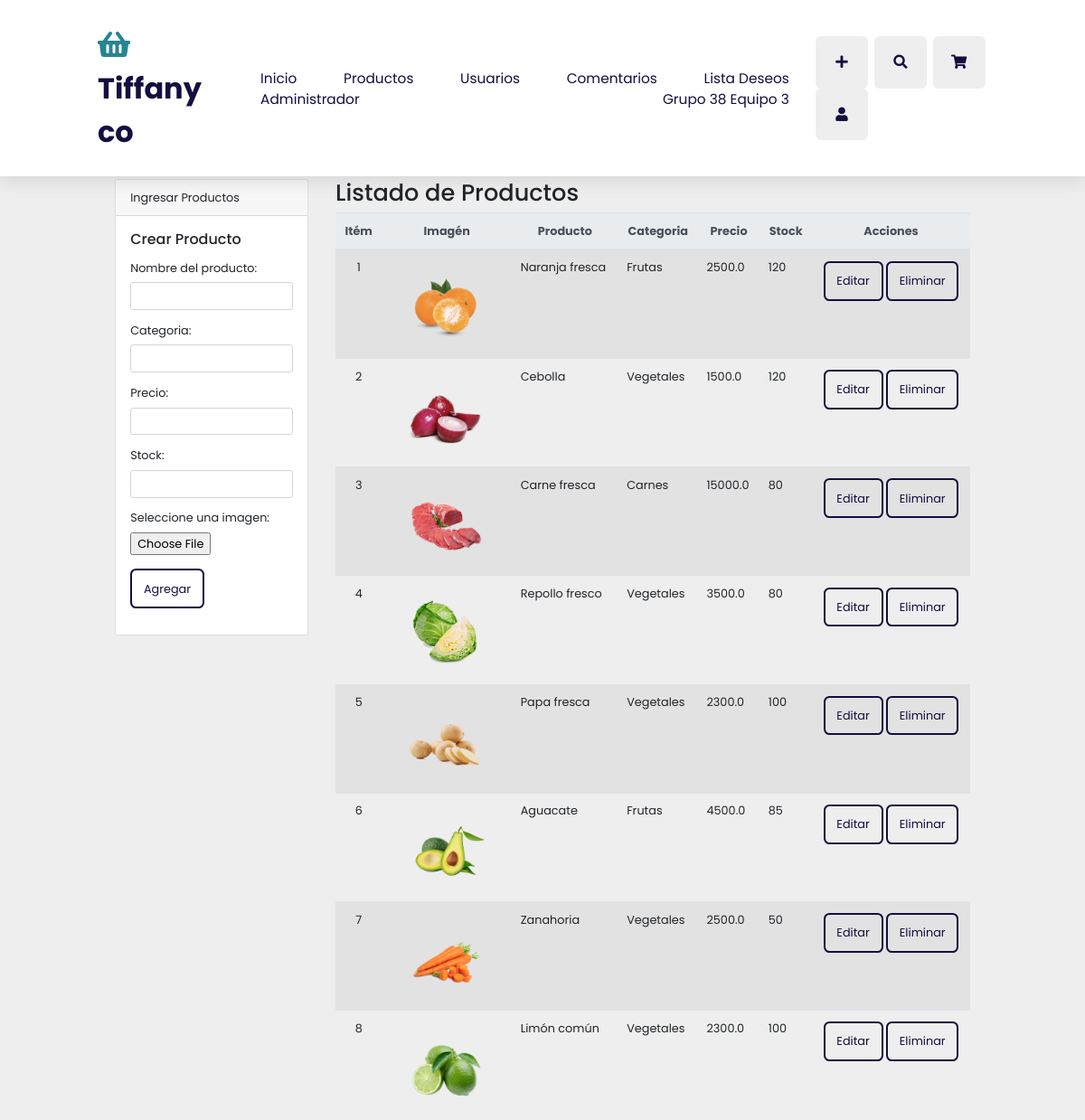
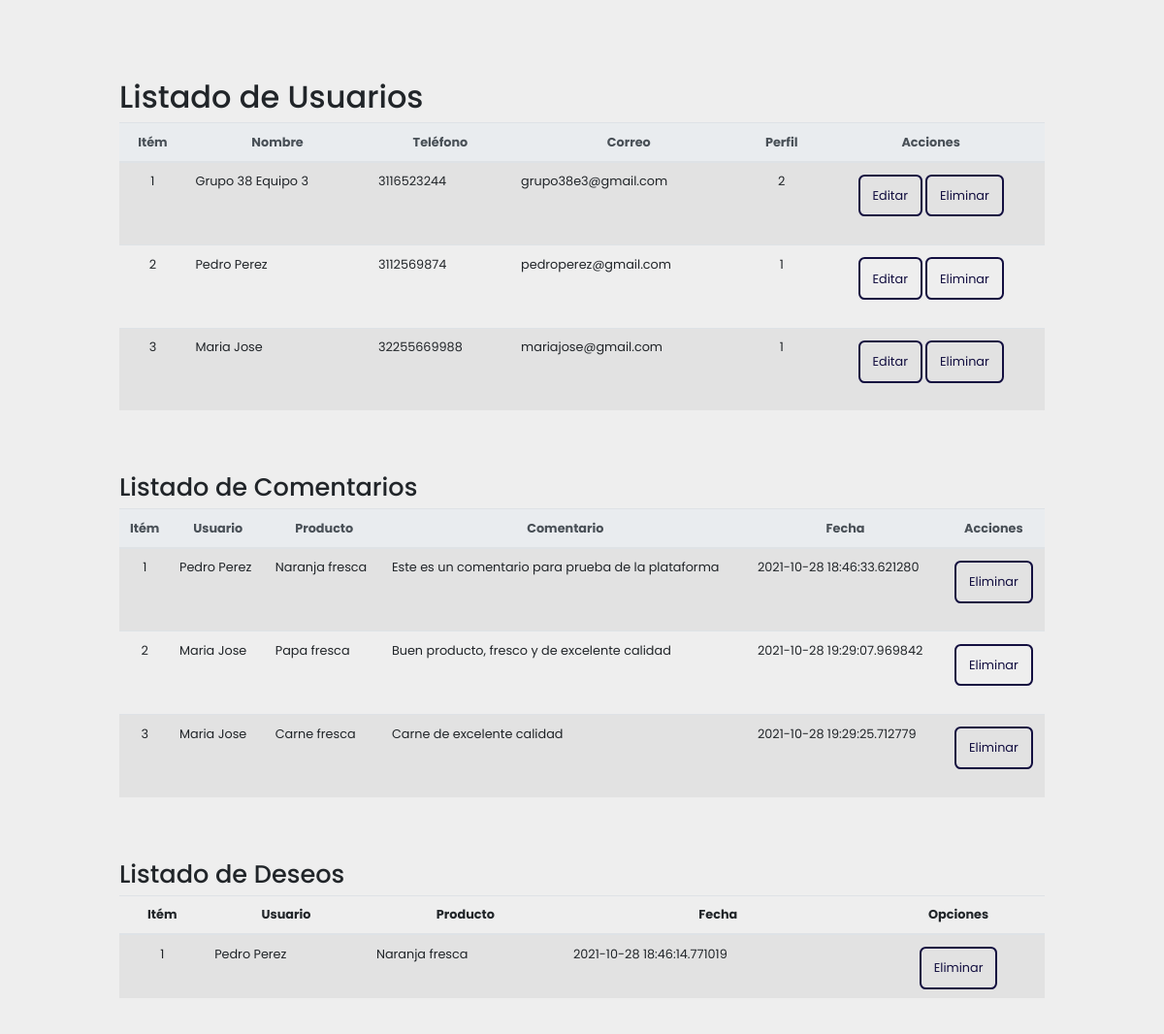
Before: /home (signed in, upper part) with the older database file (2 pictures, top to bottom).
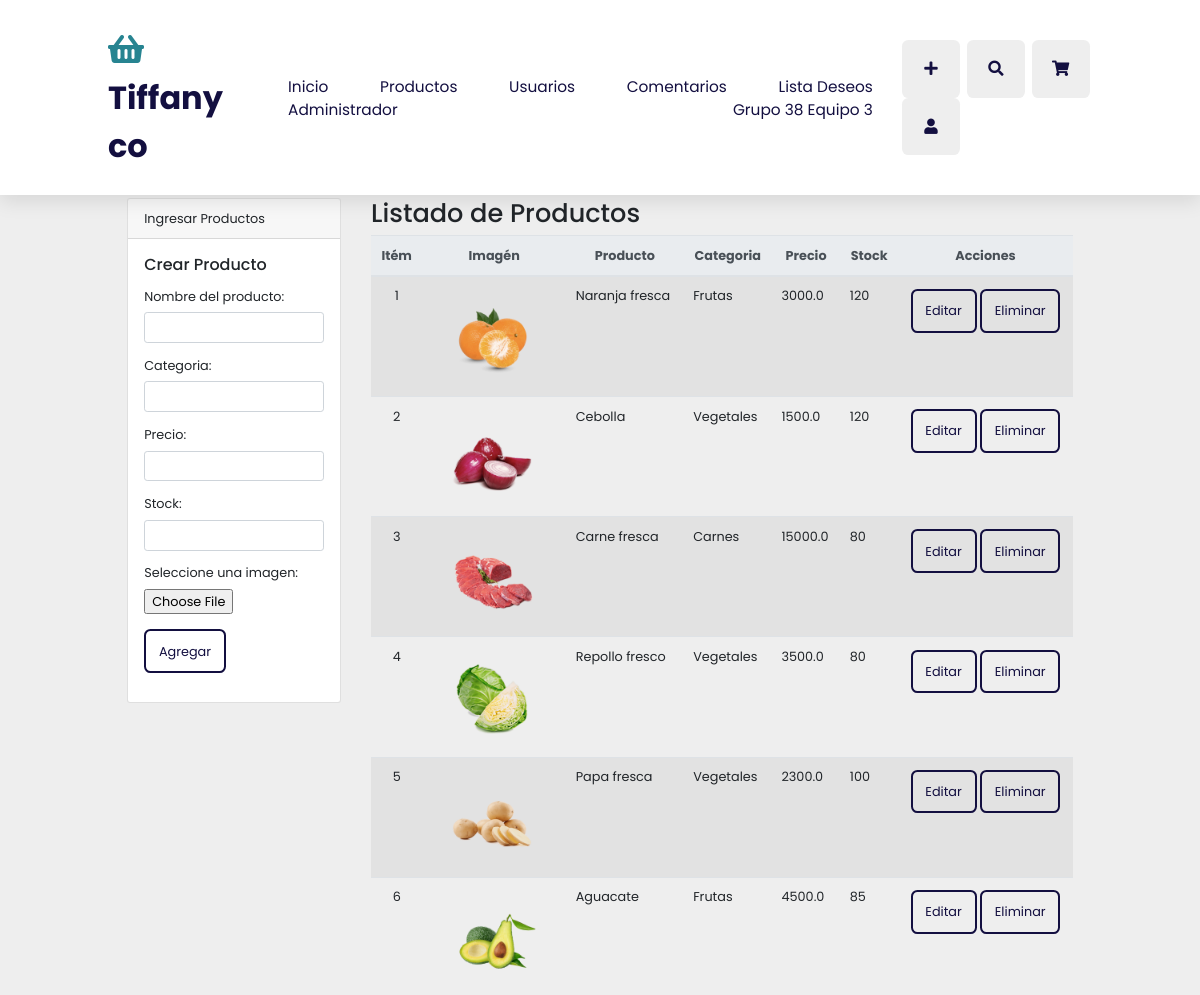
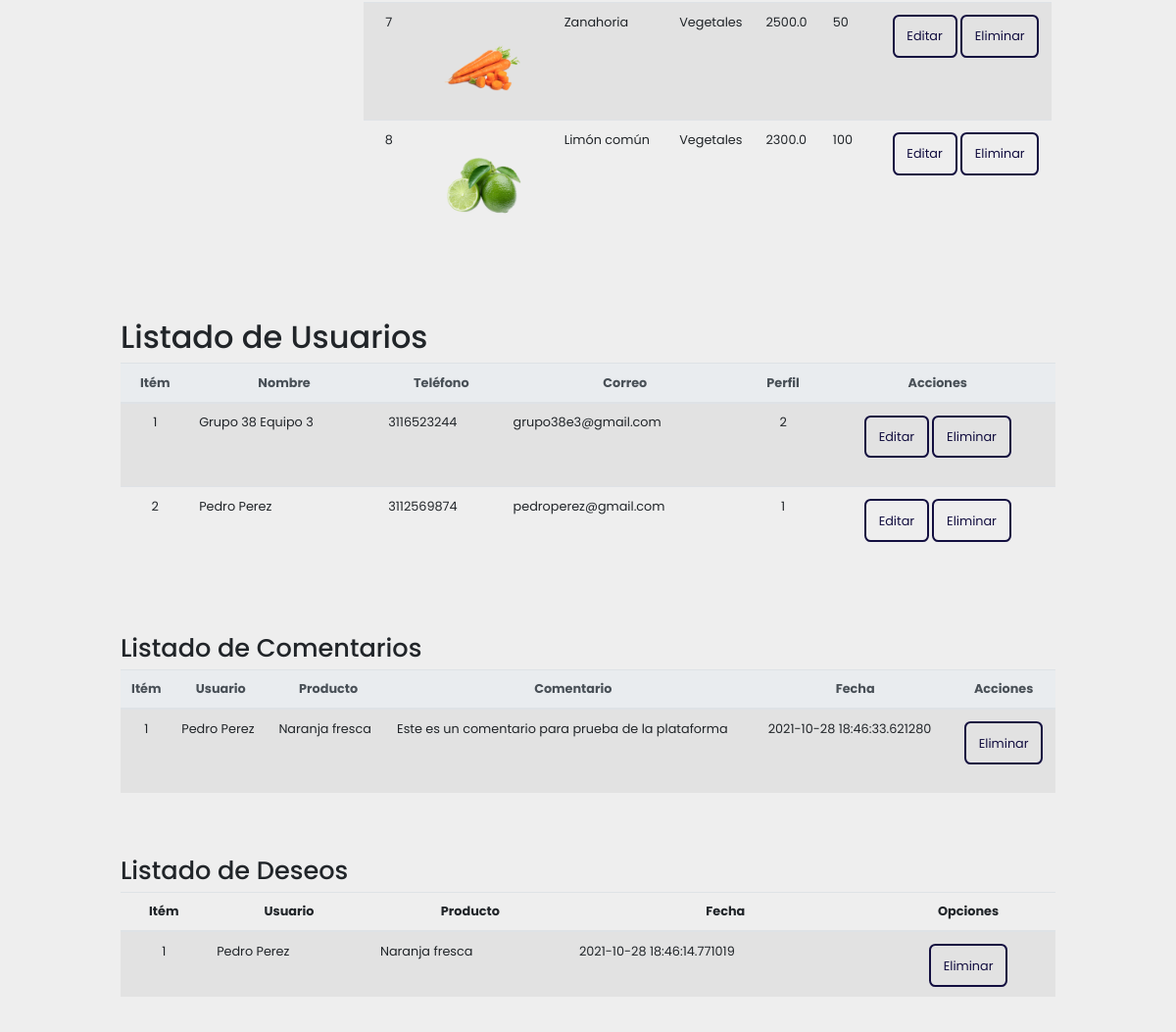
After: the same page with the newer database file (2 pictures, top to bottom).
### app.py (models this page shows)
class Users(db.Model):
    id = db.Column(db.Integer, primary_key=True)
    nombre = db.Column(db.String(150), nullable=False)
    telefono = db.Column(db.String(20), nullable=False)
    email = db.Column(db.String(100), unique=True, nullable=False)
    password = db.Column(db.String(80), nullable=False)
    perfil = db.Column(db.String(1), default='1')
    comentario = db.relationship("Comentarios", backref="users")
    compra = db.relationship('Compras', backref='users')
    deseo = db.relationship('ListaDeseos', backref='users')

class Products(db.Model):
    id = db.Column(db.Integer, primary_key=True)
    producto = db.Column(db.String(150), nullable=False)
    categoria = db.Column(db.String(50), nullable=False)
    precio = db.Column(db.Float, default = 0.0)
    stock = db.Column(db.Integer, default=0)
    imagen = db.Column(db.String(150), nullable=False, default='image.jpg')
    comentario = db.relationship('Comentarios', backref='products')
    compra = db.relationship('Compras', backref='products')
    deseo = db.relationship('ListaDeseos', backref='products')

class Comentarios(db.Model):
    id = db.Column(db.Integer, primary_key=True)
    comentario = db.Column(db.String(300), nullable=False)
    pub_date = db.Column(db.DateTime, nullable=False, default=datetime.utcnow)
    id_user = db.Column(db.Integer, db.ForeignKey('users.id'), nullable=False)
    id_producto = db.Column(db.Integer, db.ForeignKey('products.id'), nullable=False)

class ListaDeseos(db.Model):
    id = db.Column(db.Integer, primary_key=True)
    pub_date = db.Column(db.DateTime, nullable=False, default=datetime.utcnow)
    id_user = db.Column(db.Integer, db.ForeignKey('users.id'), nullable=False)
    id_producto = db.Column(db.Integer, db.ForeignKey('products.id'), nullable=False)

### app.py (the view)
@ app.route('/home')
def home():
    try:
        if 'username' in session:
            productos = Products.query.all()
            users = Users.query.all()
            comentarios = Comentarios.query.all()
            ldeseos = ListaDeseos.query.all()
            return render_template('home.html', productos=productos, users=users, comentarios= comentarios, ldeseos=ldeseos)
        return redirect(url_for('inicio'))
    except Exception as e:
        print(e)
    return redirect(url_for('inicio'))

### templates/home.html (shortened to what this page needs)
<!DOCTYPE html>
<html lang="en">
<head>
    <link rel="stylesheet" href="https://unpkg.com/swiper@7/swiper-bundle.min.css" />
    <link rel="stylesheet" href="https://cdnjs.cloudflare.com/ajax/libs/font-awesome/5.15.4/css/all.min.css">
    <link rel="stylesheet" href="https://maxcdn.bootstrapcdn.com/bootstrap/4.0.0/css/bootstrap.min.css">
    <link rel="stylesheet" href="{{url_for('static', filename='css/style.css') }}">
</head>
<body>
    <header class="header">
        <a href="{{url_for('home')}}" class="logo"> <i class="fas fa-shopping-basket"></i> Tiffany co </a>
        <nav class="navbar">
            <a href="{{url_for('home')}}">Inicio</a>
            <a href="#products">Productos</a>
            <a href="#usuarios">Usuarios</a>
            <a href="#comentarios">Comentarios</a>
            <a href="#deseos">Lista Deseos</a>
            <a href="#Products">Administrador</a>
            <a href="{{url_for('home')}}">{{session['username']}}</a>
        </nav>
        <div class="icons">
            <div class="fas fa-plus" id="register-btn"></div>
            <div class="fas fa-search" id="search-btn"></div>
            <div class="fas fa-shopping-cart" id="cart-btn"></div>
            <div class="fas fa-user" id="login-btn"></div>
        </div>
    </header>
    <section class="features">
        <div class="container mt-5">
            <h1>Gestión Tiffany co</h1>
        </div>
    </section>
    <section id="productos">
        <div class="container p-4 mt-4">
            <div class="row">
                <div class="col-3">
                    <form method="post" action="{{url_for('crear_producto')}}" enctype="multipart/form-data">
                        <div class="card">
                            <div class="card-header">
                                Ingresar Productos
                            </div>
                            <div class="card-body">
                                <h5 class="card-title">Crear Producto</h5>
                                <p class="card-text">
                                    <div class="form-group">
                                        <label for="producto">Nombre del producto:</label>
                                        <input id="producto" class="form-control" type="text" name="producto" required>
                                    </div>
                                    <div class="form-group">
                                        <label for="categoria">Categoria:</label>
                                        <input id="categoria" class="form-control" type="text" name="categoria" required>
                                    </div>
                                    <div class="form-group">
                                        <label for="precio">Precio:</label>
                                        <input id="precio" class="form-control" type="number" name="precio" required>
                                    </div>
                                    <div class="form-group">
                                        <label for="stock">Stock:</label>
                                        <input id="stock" class="form-control" type="text" name="stock" required>
                                    </div>
                                    <div class="form-group">
                                        <label for="stock">Seleccione una imagen:</label>
                                        <input type="file" name="imagen" accept="image/jpeg, image/png"  style="color: transparent" required>
                                    </div>
                                    <div class="form-group">
                                        <input class="btn btn-success" type="submit" value="Agregar">
                                    </div>
                                </p>
                            </div>
                        </div>
                    </form>
                </div>
                <div class="col-9">
                    <h2>Listado de Productos</h2>
                    <table class="table table-striped">
                        <thead class="thead-light">
                            <tr style="text-align: center">
                                <th>Itém</th>
                                <th>Imagén</th>
                                <th>Producto</th>
                                <th>Categoria</th>
                                <th>Precio</th>
                                <th>Stock</th>
                                <th>Acciones</th>
                            </tr>
                        </thead>
                        <tbody>
                            {% for product in productos %}
                            <tr>
                                <td class="text-center">{{loop.index}}</td>
                                <td><img src="{{url_for('static', filename='image/'+product.imagen)}}" height="100"></td>
                                <td>{{product.producto}}</td>
                                <td>{{product.categoria}}</td>
                                <td>{{product.precio}}</td>
                                <td>{{product.stock}}</td>
                                <td class="text-center">
                                    <a href="" class="btn btn-outline-info sm-4" data-toggle="modal" data-target="#modaleditproduct{{product.id}}">Editar</a>
                                    <a onclick="return confirm('¿Desea borrar el producto?')" class="btn btn-outline-danger sm-4" href="{{url_for('delete_product', id=product.id)}}">Eliminar</a>
                                </td>
                            </tr>
                            {% endfor %}
                        </tbody>
                    </table>
                    </div>
                </div>
            </div>
    </section>
    <section class="usuarios" id="usuarios">
        <div class="container">
            <div class="row">
                <div class="col">
                    <h1>Listado de Usuarios</h1>
                    <table class="table table-striped">
                        <thead class="thead-light">
                            <tr style="text-align: center">
                                <th>Itém</th>
                                <th>Nombre</th>
                                <th>Teléfono</th>
                                <th>Correo</th>
                                <th>Perfil</th>
                                <th>Acciones</th>
                            </tr>
                        </thead>
                        <tbody>
                            {% for user in users %}
                            <tr>
                                <td class="text-center">{{loop.index}}</td>
                                <td>{{user.nombre}}</td>
                                <td>{{user.telefono}}</td>
                                <td>{{user.email}}</td>
                                <td class="text-center">{{user.perfil}}</td>
                                <td class="text-center">
                                    <a href="" class="btn btn-default btn-rounded mb-4" data-toggle="modal" data-target="#modaledituser{{user.id}}">Editar</a>
                                    <a onclick="return confirm('¿Desea borrar el usuario?')" class="btn btn-danger btn-default btn-rounded mb-4" href="{{url_for('delete_user', id=user.id)}}">Eliminar</a>
                                </td>
                            </tr>
                            {% endfor %}
                        </tbody>
                    </table>
                    </div>
                </div>
            </div>
    </section>
    <section id="comentarios">
        <div class="container">
            <div class="row">
                <div class="col">
                    <h2>Listado de Comentarios</h2>
                    <table class="table table-striped">
                        <thead class="thead-light">
                            <tr style="text-align: center">
                                <th>Itém</th>
                                <th>Usuario</th>
                                <th class="text-center">Producto</th>
                                <th class="text-center">Comentario</th>
                                <th class="text-center">Fecha</th>
                                <th class="text-center">Acciones</th>
                            </tr>
                        </thead>
                        <tbody>
                            {% for comenta in comentarios %}
                            <tr>
                                <td class="text-center">{{loop.index}}</td>
                                <td>{{comenta.users.nombre}}</td>
                                <td>{{comenta.products.producto}}</td>
                                <td>{{comenta.comentario}}</td>
                                <td>{{comenta.pub_date}}</td>
                                <td class="text-center">
                                    <a onclick="return confirm('¿Desea borrar el usuario?')" class="btn btn-danger btn-default btn-rounded mb-4" href="{{url_for('delete_comenta', id=comenta.id)}}">Eliminar</a>
                                </td>
                            </tr>
                            {% endfor %}
                        </tbody>
                    </table>
                </div>
            </div>
        </div>
    </section>
    <section id="deseos">
        <div class="container">
            <div class="row">
                <div class="col">
                    <h2>Listado de Deseos</h2>
                    <div class="table-responsive">
                        <table class="table table-striped">
                            <thead>
                                <tr>
                                    <th class="text-center">Itém</th>
                                    <th class="text-center">Usuario</th>
                                    <th class="text-center">Producto</th>
                                    <th class="text-center">Fecha</th>
                                    <th class="text-center">Opciones</th>
                                </tr>
                            </thead>
                            <tbody>
                                {% for ldeseo in ldeseos %}
                                <tr>
                                    <td class="text-center">{{loop.index}}</td>
                                    <td>{{ldeseo.users.nombre}}</td>
                                    <td>{{ldeseo.products.producto}}</td>
                                    <td>{{ldeseo.pub_date}}</td>
                                    <td align="center"><a onclick=" return confirm( '¿Desea borrar el itém?') " class="btn btn-outline-danger btn-sm " href="{{url_for( 'del_deseo', id=ldeseo.id)}} ">Eliminar</a>
                                    </td>
                                </tr>
                                {% endfor %}
                            </tbody>
                        </table>
                    </div>
                </div>
            </div>
        </div>
    </section>
</body>
</html>

### static/css/style.css (style rules this page uses)
:root { --orange:#278491; --black:#130f40; --light-color:#666; --box-shadow:0 .5rem 1.5rem rgba(0,0,0,.1); --border:.2rem solid rgba(0,0,0,.1); --outline:.1rem solid rgba(0,0,0,.1); --outline-hover:.2rem solid var(--black); }
* { font-family: 'Poppins', sans-serif; margin:0; padding:0; box-sizing: border-box; outline: none; border:none; text-decoration: none; transition: all .2s linear; }
html { font-size: 80%; overflow-x: hidden; scroll-behavior: smooth; scroll-padding-top: 7rem; }
body { background:#eee; }
section { padding:2rem 9%; }
.btn { margin-top: .2rem; display: inline-block; padding:.8rem 1rem; font-size: 1rem; border-radius: .5rem; border:.2rem solid var(--black); color:var(--black); cursor: pointer; background: none; }
.header { position: fixed; top:0; left:0; right: 0; z-index: 1000; display: flex; align-items: center; justify-content: space-between; padding:2rem 9%; background:#fff; box-shadow: var(--box-shadow); }
.header .logo { font-size: 2.5rem; font-weight: bolder; color:var(--black); }
.header .logo i { color:var(--orange); }
.header .navbar a { font-size: 1.2rem; margin:0 1rem; color:var(--black); }
.header .icons div { height: 4.5rem; width: 4.5rem; line-height: 4.5rem; border-radius: .5rem; background: #eee; color:var(--black); font-size: 1.2rem; margin-left: .3rem; cursor: pointer; text-align: center; }

Changed rows visible on the page:
removed Users: nombre "Maria Jose", telefono "32255669988", email "mariajose@gmail.com", perfil "1"
removed Comentarios: users.nombre "Maria Jose", products.producto "Papa fresca", comentario "Buen producto, fresco y de excelente calidad", pub_date "2021-10-28 19:29:07.969842"
removed Comentarios: users.nombre "Maria Jose", products.producto "Carne fresca", comentario "Carne de excelente calidad", pub_date "2021-10-28 19:29:25.712779"
changed Products "Naranja fresca": precio "2500.0" → "3000.0"
